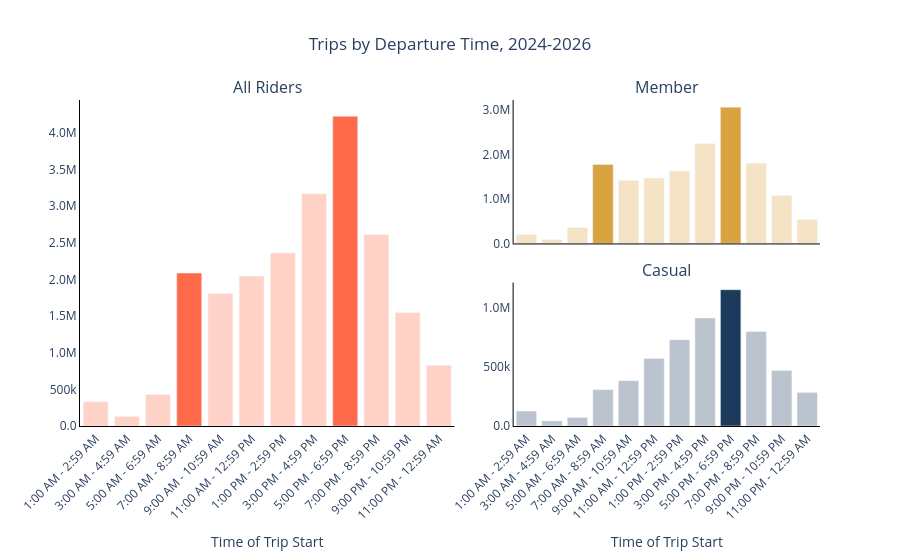

Notebook source saved alongside this figure:
### Code cell
fig_combined = make_subplots(
    rows=2, cols=2,
    specs=[[{'rowspan': 2}, {}], [None, {}]],
    column_widths=[0.55, 0.45],
    horizontal_spacing=0.08,
    vertical_spacing=0.12,
    subplot_titles=('All Riders', 'Member', 'Casual'),
)

rush_bins = {4, 9}

# left: all riders (same as fig_departure)
bar_opacities_all = [1.0 if b in rush_bins else 0.3 for b in departure['bin']]
rush_hover = ['<br><b>Rush hour</b>' if b in rush_bins else '' for b in departure['bin']]

fig_combined.add_trace(go.Bar(
    x=departure['label'],
    y=departure['trips'],
    marker=dict(color="#FF6B4A", opacity=bar_opacities_all),
    customdata=rush_hover,
    hovertemplate='<b>Time:</b> %{x}<br><b>Trips:</b> %{y:,.0f}%{customdata}<extra></extra>',
), row=1, col=1)

# right: Member / Casual (same as fig_by_type)
bar_opacities_type = [1.0 if b in rush_bins else 0.3 for b in bin_order]

fig_combined.add_trace(go.Bar(
    x=bin_labels_ordered,
    y=member_counts.values,
    marker=dict(color='#D9A440', opacity=bar_opacities_type),
    hovertemplate='<b>Time:</b> %{x}<br><b>Trips:</b> %{y:,.0f}<extra></extra>',
), row=1, col=2)

# casual riders don't have a meaningful AM rush - just the 5-7 PM leisure
# window - so only that bin gets highlighted here, unlike Member's two peaks
bar_opacities_casual = [1.0 if b == 9 else 0.3 for b in bin_order]

fig_combined.add_trace(go.Bar(
    x=bin_labels_ordered,
    y=casual_counts.values,
    marker=dict(color="#1B3A5C", opacity=bar_opacities_casual),
    hovertemplate='<b>Time:</b> %{x}<br><b>Trips:</b> %{y:,.0f}<extra></extra>',
), row=2, col=2)

fig_combined.update_layout(
    title=dict(text='Trips by Departure Time, 2024-2026', x=0.5),
    showlegend=False,
    hoverlabel=dict(bgcolor='#FFF8E7', bordercolor='#D9A440', font=dict(color='#1a1a1a', size=13)),
    plot_bgcolor='white',
    paper_bgcolor='white',
    autosize=True,
    margin=dict(t=100),
)

fig_combined.update_xaxes(title='Time of Trip Start', showgrid=False, showline=True, linecolor='black', tickangle=-45, row=1, col=1)
fig_combined.update_xaxes(showgrid=False, showline=True, linecolor='black', showticklabels=False, ticks='', row=1, col=2)
fig_combined.update_xaxes(title='Time of Trip Start', showgrid=False, showline=True, linecolor='black', tickangle=-45, row=2, col=2)

fig_combined.update_yaxes(title='', showgrid=False, tickformat='.2s', showline=True, linecolor='black', row=1, col=1)
fig_combined.update_yaxes(title='', showgrid=False, tickformat='.2s', showline=True, linecolor='black', row=1, col=2)
fig_combined.update_yaxes(title='', showgrid=False, tickformat='.2s', showline=True, linecolor='black', row=2, col=2)

fig_combined

### Figure 1 — Plotly figure (JSON) as saved in the notebook; plotly's stock layout.template omitted (floating-point values rounded to 4 significant figures)
{"data": [{"customdata": ["", "", "", "<br><b>Rush hour</b>", "", "", "", "", "<br><b>Rush hour</b>", "", "", ""], "hovertemplate": "<b>Time:</b> %{x}<br><b>Trips:</b> %{y:,.0f}%{customdata}<extra></extra>", "marker": {"color": "#FF6B4A", "opacity": [0.3, 0.3, 0.3, 1, 0.3, 0.3, 0.3, 0.3, 1, 0.3, 0.3, 0.3]}, "type": "bar", "x": ["1:00 AM - 2:59 AM", "3:00 AM - 4:59 AM", "5:00 AM - 6:59 AM", "7:00 AM - 8:59 AM", "9:00 AM - 10:59 AM", "11:00 AM - 12:59 PM", "1:00 PM - 2:59 PM", "3:00 PM - 4:59 PM", "5:00 PM - 6:59 PM", "7:00 PM - 8:59 PM", "9:00 PM - 10:59 PM", "11:00 PM - 12:59 AM"], "xaxis": "x", "y": [330910, 131137, 429852, 2085648, 1806942, 2044697, 2361073, 3166881, 4224248, 2610504, 1548868, 826994], "yaxis": "y"}, {"hovertemplate": "<b>Time:</b> %{x}<br><b>Trips:</b> %{y:,.0f}<extra></extra>", "marker": {"color": "#D9A440", "opacity": [0.3, 0.3, 0.3, 1, 0.3, 0.3, 0.3, 0.3, 1, 0.3, 0.3, 0.3]}, "type": "bar", "x": ["1:00 AM - 2:59 AM", "3:00 AM - 4:59 AM", "5:00 AM - 6:59 AM", "7:00 AM - 8:59 AM", "9:00 AM - 10:59 AM", "11:00 AM - 12:59 PM", "1:00 PM - 2:59 PM", "3:00 PM - 4:59 PM", "5:00 PM - 6:59 PM", "7:00 PM - 8:59 PM", "9:00 PM - 10:59 PM", "11:00 PM - 12:59 AM"], "xaxis": "x2", "y": [203992, 87323, 357339, 1776761, 1421700, 1471218, 1628239, 2249262, 3067121, 1807284, 1076814, 541664], "yaxis": "y2"}, {"hovertemplate": "<b>Time:</b> %{x}<br><b>Trips:</b> %{y:,.0f}<extra></extra>", "marker": {"color": "#1B3A5C", "opacity": [0.3, 0.3, 0.3, 0.3, 0.3, 0.3, 0.3, 0.3, 1, 0.3, 0.3, 0.3]}, "type": "bar", "x": ["1:00 AM - 2:59 AM", "3:00 AM - 4:59 AM", "5:00 AM - 6:59 AM", "7:00 AM - 8:59 AM", "9:00 AM - 10:59 AM", "11:00 AM - 12:59 PM", "1:00 PM - 2:59 PM", "3:00 PM - 4:59 PM", "5:00 PM - 6:59 PM", "7:00 PM - 8:59 PM", "9:00 PM - 10:59 PM", "11:00 PM - 12:59 AM"], "xaxis": "x3", "y": [126918, 43814, 72513, 308887, 385242, 573479, 732834, 917619, 1157127, 803220, 472054, 285330], "yaxis": "y3"}], "layout": {"annotations": [{"font": {"size": 16}, "showarrow": false, "text": "All Riders", "x": 0.253, "xanchor": "center", "xref": "paper", "y": 1, "yanchor": "bottom", "yref": "paper"}, {"font": {"size": 16}, "showarrow": false, "text": "Member", "x": 0.793, "xanchor": "center", "xref": "paper", "y": 1, "yanchor": "bottom", "yref": "paper"}, {"font": {"size": 16}, "showarrow": false, "text": "Casual", "x": 0.793, "xanchor": "center", "xref": "paper", "y": 0.44, "yanchor": "bottom", "yref": "paper"}], "autosize": true, "hoverlabel": {"bgcolor": "#FFF8E7", "bordercolor": "#D9A440", "font": {"color": "#1a1a1a", "size": 13}}, "margin": {"t": 100}, "paper_bgcolor": "white", "plot_bgcolor": "white", "showlegend": false, "title": {"text": "Trips by Departure Time, 2024-2026", "x": 0.5}, "xaxis": {"anchor": "y", "domain": [0, 0.506], "linecolor": "black", "showgrid": false, "showline": true, "tickangle": -45, "title": {"text": "Time of Trip Start"}}, "xaxis2": {"anchor": "y2", "domain": [0.586, 1], "linecolor": "black", "showgrid": false, "showline": true, "showticklabels": false, "ticks": ""}, "xaxis3": {"anchor": "y3", "domain": [0.586, 1], "linecolor": "black", "showgrid": false, "showline": true, "tickangle": -45, "title": {"text": "Time of Trip Start"}}, "yaxis": {"anchor": "x", "domain": [0, 1], "linecolor": "black", "showgrid": false, "showline": true, "tickformat": ".2s", "title": {"text": ""}}, "yaxis2": {"anchor": "x2", "domain": [0.56, 1], "linecolor": "black", "showgrid": false, "showline": true, "tickformat": ".2s", "title": {"text": ""}}, "yaxis3": {"anchor": "x3", "domain": [0, 0.44], "linecolor": "black", "showgrid": false, "showline": true, "tickformat": ".2s", "title": {"text": ""}}}}
